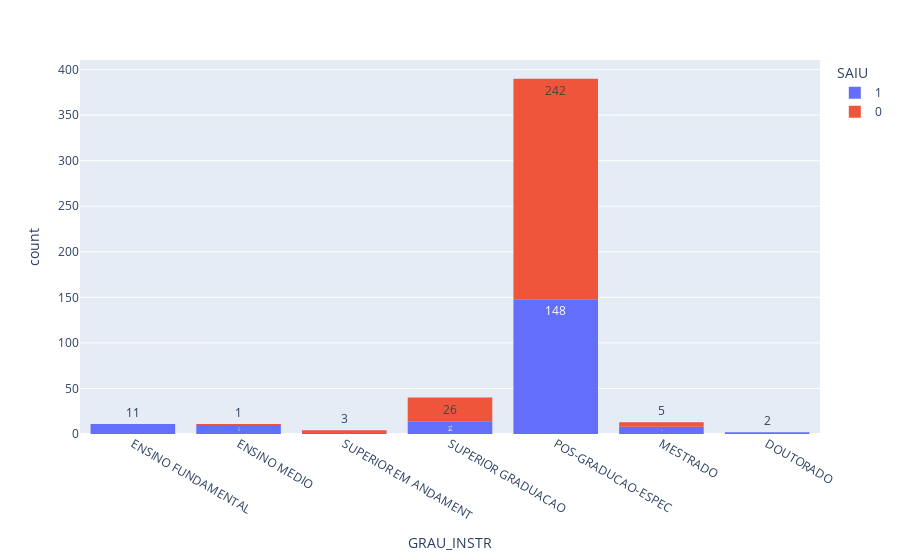

The cell this chart's notebook holds for it:
### Code cell
fig = px.histogram(vs_cad_basc, x='GRAU_INSTR', color='SAIU', text_auto=True, category_orders = {'GRAU_INSTR' : vs_cad_basc['GRAU_INSTR'].cat.categories})
fig.show()

### Figure 1 — Plotly figure (JSON) as saved in the notebook; plotly's stock layout.template omitted (floating-point values rounded to 4 significant figures; data arrays with more than 128 entries replaced by an {"elided": "..."} marker saying what was removed)
{"data": [{"alignmentgroup": "True", "bingroup": "x", "hovertemplate": "SAIU=1<br>GRAU_INSTR=%{x}<br>count=%{y}<extra></extra>", "legendgroup": "1", "marker": {"color": "#636efa", "pattern": {"shape": ""}}, "name": "1", "offsetgroup": "1", "orientation": "v", "showlegend": true, "texttemplate": "%{value}", "type": "histogram", "x": {"elided": "194 str values"}, "xaxis": "x", "yaxis": "y"}, {"alignmentgroup": "True", "bingroup": "x", "hovertemplate": "SAIU=0<br>GRAU_INSTR=%{x}<br>count=%{y}<extra></extra>", "legendgroup": "0", "marker": {"color": "#EF553B", "pattern": {"shape": ""}}, "name": "0", "offsetgroup": "0", "orientation": "v", "showlegend": true, "texttemplate": "%{value}", "type": "histogram", "x": {"elided": "277 str values"}, "xaxis": "x", "yaxis": "y"}], "layout": {"barmode": "relative", "legend": {"title": {"text": "SAIU"}, "tracegroupgap": 0}, "margin": {"t": 60}, "xaxis": {"anchor": "y", "categoryarray": ["ENSINO FUNDAMENTAL", "ENSINO MEDIO", "SUPERIOR EM ANDAMENT", "SUPERIOR GRADUACAO", "POS-GRADUCAO-ESPEC", "MESTRADO", "DOUTORADO"], "categoryorder": "array", "domain": [0, 1], "title": {"text": "GRAU_INSTR"}}, "yaxis": {"anchor": "x", "domain": [0, 1], "title": {"text": "count"}}}}
